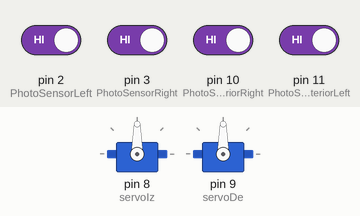
Simulated run of this sketch. Board: Arduino Uno, built with avr-gcc and run on an emulated ATmega328P. Parts: 2 × servo. The test bench sets the inputs (shaded band); at power-on: pin 2 (PhotoSensorLeft), pin 3 (PhotoSensorRight), pin 10 (PhotoSensorExteriorRight), pin 11 (PhotoSensorExteriorLeft) HIGH.

Above: at 6.2 s.
6.3 s: pin 10 (PhotoSensorExteriorRight) driven LOW
At 6.8 s:
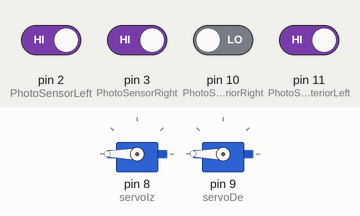
9.3 s: pin 2 (PhotoSensorLeft) driven LOW
11.1 s: pin 2 (PhotoSensorLeft) driven HIGH
At 11.95 s:
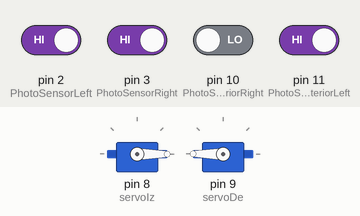
14.1 s: pin 3 (PhotoSensorRight) driven LOW
At 14.9 s:
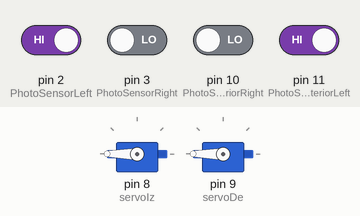
Timing chart, 0 to 16.8 s (numbered marks = the images above; inputs shaded):
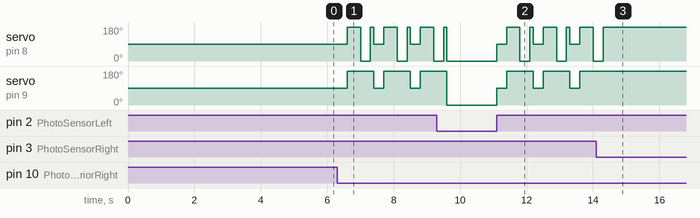

The sketch:

Concurso_Sumo.ino
```cpp
#include <Servo.h>

const int PhotoSensorLeft = 2;
const int PhotoSensorRight = 3;
const int PhotoSensorExteriorLeft = 11;
const int PhotoSensorExteriorRight = 10;

const int BLANCO = 0;
const int NEGRO = 1;

Servo servoIz;
Servo servoDe;

void setup() {
  delay(5000);
  pinMode(PhotoSensorLeft, INPUT);
  pinMode(PhotoSensorRight, INPUT);
  pinMode(PhotoSensorExteriorLeft, INPUT);
  pinMode(PhotoSensorExteriorRight, INPUT);

  servoIz.attach(8);
  servoDe.attach(9);
}

void loop() {

  if(digitalRead(PhotoSensorLeft) == BLANCO && digitalRead(PhotoSensorRight) == BLANCO &&
     digitalRead(PhotoSensorExteriorLeft) == BLANCO && digitalRead(PhotoSensorExteriorRight) == BLANCO){
    avanzar();
  }else if (digitalRead(PhotoSensorLeft) == NEGRO && digitalRead(PhotoSensorRight) == NEGRO &&
            digitalRead(PhotoSensorExteriorLeft) == BLANCO && digitalRead(PhotoSensorExteriorRight) == BLANCO){
    avanzar();
  } else if (digitalRead(PhotoSensorLeft) == BLANCO && digitalRead(PhotoSensorRight) == NEGRO) {
    girar_derecha();
  } else if (digitalRead(PhotoSensorLeft) == NEGRO && digitalRead(PhotoSensorRight) == BLANCO) {
    girar_izquierda();
  }else if(digitalRead(PhotoSensorLeft) == NEGRO && digitalRead(PhotoSensorRight) == NEGRO &&
            digitalRead(PhotoSensorExteriorLeft) == BLANCO && digitalRead(PhotoSensorExteriorRight) == NEGRO){
    parar();
    delay(300);
    if(digitalRead(PhotoSensorLeft) == NEGRO && digitalRead(PhotoSensorRight) == NEGRO){
      avanzar();
      delay(300);
      if(digitalRead(PhotoSensorLeft) != NEGRO && digitalRead(PhotoSensorRight) != NEGRO){
        girar_derecha();
        delay(400);
      }
    }
  }else if(digitalRead(PhotoSensorLeft) == NEGRO && digitalRead(PhotoSensorRight) == NEGRO &&
            digitalRead(PhotoSensorExteriorLeft) == NEGRO && digitalRead(PhotoSensorExteriorRight) == BLANCO){
    parar();
    delay(300);
    if(digitalRead(PhotoSensorExteriorLeft) == NEGRO){
        girar_izquierda();
        delay(400);
        avanzar();
        delay(300);
        girar_izquierda();
        delay(100);
    }else{
      avanzar();
      delay(300);
    }
  }else if(digitalRead(PhotoSensorLeft) == NEGRO && digitalRead(PhotoSensorRight) == NEGRO &&
            digitalRead(PhotoSensorExteriorLeft) == NEGRO && digitalRead(PhotoSensorExteriorRight) == NEGRO){
    parar();
   }

}

void retroceder(){
  while(digitalRead(PhotoSensorLeft) != NEGRO && digitalRead(PhotoSensorRight) != NEGRO){
    girar_izquierda();
  }
}
void avanzar() {
  servoDe.write(180);
  servoIz.write(0);
}

void parar() {
  servoDe.write(90);
  servoIz.write(90);
}

void girar_izquierda() {
  servoDe.write(180);
  servoIz.write(180);
}

void girar_derecha() {
  servoDe.write(0);
  servoIz.write(0);
}
```

Measured:
- after the input at 6.3 s, servo on pin 8 (servoIz): 90° → 180° after 0.30 s, then repeats every 1.1 s: 0° 0.30 s, 180° 0.10 s, 90° 0.30 s, 180° 0.40 s; servo on pin 9 (servoDe): alternates 180° for 0.80 s and 90° for 0.30 s, starting after 0.30 s
- after the input at 11.1 s, servo on pin 8 (servoIz): 0° → 90° at once, then repeats every 1.1 s: 180° 0.40 s, 0° 0.30 s, 180° 0.10 s, 90° 0.30 s; servo on pin 9 (servoDe): alternates 180° for 0.80 s and 90° for 0.30 s, starting at once
- after the input at 14.1 s, servo on pin 8 (servoIz): goes on until 14.3 s, then stays 180°; servo on pin 9 (servoDe): stops changing and stays 180°
